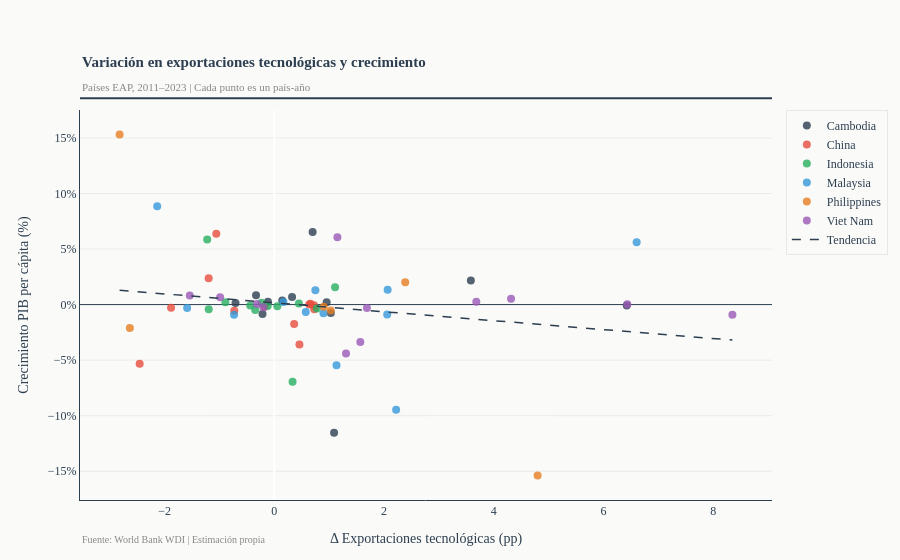

Source (notebook cell):
### Code cell
# Unir diferencias con nombres de países
df_scatter = df_diff.reset_index().merge(
    df_long[['Country', 'economy', 'year']],
    on=['Country', 'year'],
    how='left'
).dropna(subset=['tech_exports', 'gdp_growth'])

fig_scatter = go.Figure()

for i, country in enumerate(df_scatter['Country'].unique()):
    d = df_scatter[df_scatter['Country'] == country]
    fig_scatter.add_trace(go.Scatter(
        x=d['tech_exports'],
        y=d['gdp_growth'],
        mode='markers',
        name=country,
        marker=dict(color=COLORS[i], size=8, opacity=0.8)
    ))

# Línea de tendencia global
x_vals = df_scatter['tech_exports']
y_vals = df_scatter['gdp_growth']
z = np.polyfit(x_vals, y_vals, 1)
p = np.poly1d(z)
x_line = np.linspace(x_vals.min(), x_vals.max(), 100)

fig_scatter.add_trace(go.Scatter(
    x=x_line,
    y=p(x_line),
    mode='lines',
    name='Tendencia',
    line=dict(color='#2c3e50', width=1.5, dash='dash'),
    showlegend=True
))

fig_scatter.update_layout(**BASE_LAYOUT, title=None)
fig_scatter.update_xaxes(title='Δ Exportaciones tecnológicas (pp)')
fig_scatter.update_yaxes(title='Crecimiento PIB per cápita (%)', ticksuffix='%')
add_title(fig_scatter,
          'Variación en exportaciones tecnológicas y crecimiento',
          'Países EAP, 2011–2023 | Cada punto es un país-año')
add_source(fig_scatter, 'World Bank WDI | Estimación propia')

fig_scatter.show()

### Figure 1 — Plotly figure (JSON) as saved in the notebook; plotly's stock layout.template omitted (floating-point values rounded to 4 significant figures)
{"data": [{"marker": {"color": "#2c3e50", "opacity": 0.8, "size": 8}, "mode": "markers", "name": "Cambodia", "type": "scatter", "x": [0.1443, 0.9538, -0.7072, 1.03, 0.3235, -0.1163, -0.3331, -0.2153, 1.089, 0.6976, 3.582, 6.423], "y": [0.3776, 0.2093, 0.1542, -0.7582, 0.6901, 0.249, 0.8398, -0.849, -11.55, 6.542, 2.161, -0.07153]}, {"marker": {"color": "#e74c3c", "opacity": 0.8, "size": 8}, "mode": "markers", "name": "China", "type": "scatter", "x": [0.3613, 0.7238, -1.882, 0.7275, -0.1767, 0.6573, 0.6363, -0.7295, 0.458, -1.058, -2.454, -1.197], "y": [-1.738, -0.06379, -0.2766, -0.4281, -0.1931, 0.08084, 0.01235, -0.5657, -3.596, 6.376, -5.326, 2.377]}, {"marker": {"color": "#27ae60", "opacity": 0.8, "size": 8}, "mode": "markers", "name": "Indonesia", "type": "scatter", "x": [0.05462, -1.196, -0.3476, -0.4386, -0.8913, 0.4477, -0.2333, -0.1209, 0.3327, -1.223, 1.107, 0.7749], "y": [-0.1475, -0.4194, -0.4764, -0.07385, 0.2047, 0.09056, 0.1582, -0.118, -6.936, 5.869, 1.55, -0.3569]}, {"marker": {"color": "#3498db", "opacity": 0.8, "size": 8}, "mode": "markers", "name": "Malaysia", "type": "scatter", "x": [0.1661, 0.8958, 0.7485, -0.7339, 0.5733, 2.065, 2.057, -1.589, 2.22, -2.134, 6.603, 1.134], "y": [0.2268, -0.7735, 1.285, -0.9187, -0.6657, 1.342, -0.8878, -0.3145, -9.469, 8.841, 5.602, -5.466]}, {"marker": {"color": "#e67e22", "opacity": 0.8, "size": 8}, "mode": "markers", "name": "Philippines", "type": "scatter", "x": [1.028, 0.9007, 4.798, -2.82, 2.386, -2.633], "y": [-0.5279, -0.1985, -15.38, 15.31, 2.004, -2.098]}, {"marker": {"color": "#9b59b6", "opacity": 0.8, "size": 8}, "mode": "markers", "name": "Viet Nam", "type": "scatter", "x": [8.348, 6.433, -1.541, 4.314, 1.688, 3.681, -0.988, -0.3167, 1.307, -0.2005, 1.15, 1.568], "y": [-0.9182, 0.03868, 0.8229, 0.5311, -0.3147, 0.2636, 0.6631, 0.04369, -4.409, -0.2493, 6.059, -3.364]}, {"line": {"color": "#2c3e50", "dash": "dash", "width": 1.5}, "mode": "lines", "name": "Tendencia", "showlegend": true, "type": "scatter", "x": [-2.82, -2.707, -2.594, -2.481, -2.368, -2.256, -2.143, -2.03, -1.917, -1.804, -1.692, -1.579, -1.466, -1.353, -1.24, -1.128, -1.015, -0.902, -0.7892, -0.6763, -0.5635, -0.4507, -0.3379, -0.2251, -0.1123, 0.0004968, 0.1133, 0.2261, 0.3389, 0.4517, 0.5645, 0.6773, 0.7901, 0.903, 1.016, 1.129, 1.241, 1.354, 1.467, 1.58, 1.693, 1.805, 1.918, 2.031, 2.144, 2.257, 2.369, 2.482, 2.595, 2.708, 2.821, 2.933, 3.046, 3.159, 3.272, 3.385, 3.498, 3.61, 3.723, 3.836, 3.949, 4.062, 4.174, 4.287, 4.4, 4.513, 4.626, 4.738, 4.851, 4.964, 5.077, 5.19, 5.302, 5.415, 5.528, 5.641, 5.754, 5.866, 5.979, 6.092, 6.205, 6.318, 6.431, 6.543, 6.656, 6.769, 6.882, 6.995, 7.107, 7.22, 7.333, 7.446, 7.559, 7.671, 7.784, 7.897, 8.01, 8.123, 8.235, 8.348], "y": [1.291, 1.246, 1.2, 1.155, 1.11, 1.065, 1.019, 0.9739, 0.9286, 0.8833, 0.838, 0.7927, 0.7474, 0.7021, 0.6568, 0.6115, 0.5662, 0.5209, 0.4756, 0.4303, 0.385, 0.3397, 0.2944, 0.2491, 0.2038, 0.1585, 0.1132, 0.06795, 0.02265, -0.02265, -0.06794, -0.1132, -0.1585, -0.2038, -0.2491, -0.2944, -0.3397, -0.385, -0.4303, -0.4756, -0.5209, -0.5662, -0.6115, -0.6568, -0.7021, -0.7474, -0.7927, -0.838, -0.8833, -0.9286, -0.9739, -1.019, -1.065, -1.11, -1.155, -1.2, -1.246, -1.291, -1.336, -1.382, -1.427, -1.472, -1.517, -1.563, -1.608, -1.653, -1.699, -1.744, -1.789, -1.835, -1.88, -1.925, -1.97, -2.016, -2.061, -2.106, -2.152, -2.197, -2.242, -2.288, -2.333, -2.378, -2.423, -2.469, -2.514, -2.559, -2.605, -2.65, -2.695, -2.741, -2.786, -2.831, -2.876, -2.922, -2.967, -3.012, -3.058, -3.103, -3.148, -3.194]}], "layout": {"annotations": [{"align": "left", "font": {"color": "#2c3e50", "family": "Georgia, serif", "size": 15}, "showarrow": false, "text": "<b>Variación en exportaciones tecnológicas y crecimiento</b>", "x": 0, "xref": "paper", "y": 1.15, "yref": "paper"}, {"align": "left", "font": {"color": "#888", "family": "Georgia, serif", "size": 11}, "showarrow": false, "text": "Países EAP, 2011–2023 | Cada punto es un país-año", "x": 0, "xref": "paper", "y": 1.08, "yref": "paper"}, {"align": "left", "font": {"color": "#888", "size": 10}, "showarrow": false, "text": "Fuente: World Bank WDI | Estimación propia", "x": 0, "xref": "paper", "y": -0.12, "yref": "paper"}], "font": {"color": "#2c3e50", "family": "Georgia, serif", "size": 12}, "legend": {"bgcolor": "#fafaf8", "bordercolor": "#e8e8e4", "borderwidth": 1, "font": {"color": "#2c3e50"}}, "margin": {"b": 60, "t": 110}, "paper_bgcolor": "#fafaf8", "plot_bgcolor": "#fafaf8", "shapes": [{"line": {"color": "#2c3e50", "width": 2}, "type": "line", "x0": 0, "x1": 1, "xref": "paper", "y0": 1.03, "y1": 1.03, "yref": "paper"}], "title": {}, "xaxis": {"gridcolor": "#e8e8e4", "gridwidth": 0.5, "linecolor": "#2c3e50", "showgrid": false, "tickfont": {"color": "#2c3e50"}, "title": {"text": "Δ Exportaciones tecnológicas (pp)"}}, "yaxis": {"gridcolor": "#e8e8e4", "gridwidth": 0.8, "linecolor": "#2c3e50", "tickfont": {"color": "#2c3e50"}, "ticksuffix": "%", "title": {"text": "Crecimiento PIB per cápita (%)"}, "zeroline": true, "zerolinecolor": "#2c3e50", "zerolinewidth": 1}}}
